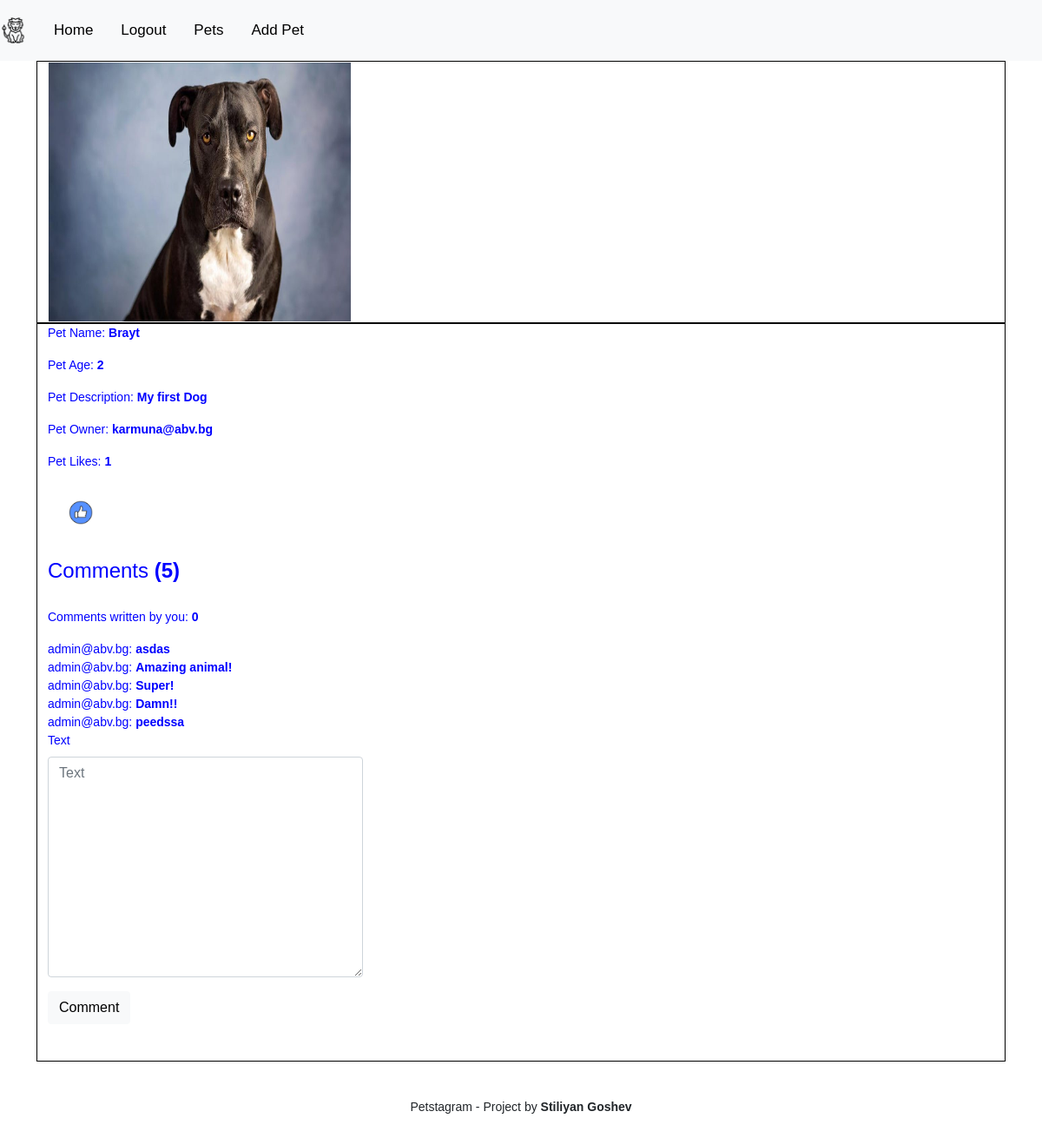
The page /pet_details/1 (signed in) on the database its author committed.
### pets/models.py (models this page shows, shortened)
class Pet(models.Model):
    TYPE_CHOICE_DOG = 'dog'
    TYPE_CHOICE_CAT = 'cat'
    TYPE_CHOICE_PARROT = 'parrot'
    TYPE_CHOICES = (
        (TYPE_CHOICE_DOG, 'Dog'),
        (TYPE_CHOICE_CAT, 'Cat'),
        (TYPE_CHOICE_PARROT, 'Parrot'),
    )
    type = models.CharField(
        max_length=6,
        choices=TYPE_CHOICES,
    )
    name = models.CharField(
        max_length=10,
    )
    age = models.PositiveIntegerField()
    description = models.TextField()
    image = models.ImageField(
        blank=True,
        upload_to='pets',
    )
    user = models.ForeignKey(
        UserModel,
        on_delete=models.CASCADE,
    )

class Comment(models.Model):
    pet = models.ForeignKey(Pet, on_delete=models.CASCADE)
    user = models.ForeignKey(UserModel, on_delete=models.CASCADE)
    text = models.TextField(max_length=255, blank=False)

### accounts/models.py (models this page shows)
class PetstagramUser(AbstractBaseUser, PermissionsMixin):
    email = models.EmailField(unique=True,)
    is_staff = models.BooleanField(default=False)
    date_joined = models.DateTimeField(auto_now=True,)
    USERNAME_FIELD = "email"
    objects = PetstagramUserManager()

### pets/views.py (the view)
# urls.py: path('pet_details/<pk>', views.pet_details, name='pet_details'),
@login_required
def pet_details(request, pk):
    pet = Pet.objects.get(pk=pk)
    user = request.user
    likes = Like.objects.filter(user=user).filter(pet=pet)
    owned_comments = Comment.objects.filter(user=request.user).count()
    total_comments = Comment.objects.filter(pet=pet).count()
    is_owner = pet.user == user
    likes_count = Like.objects.filter(pet=pet).count()
    is_liked = False
    for like in likes:
        is_liked = like.user == user # If a user liked a pet, it will return true
    comments_pet = Comment.objects.filter(pet=pet)
    if request.method == "POST":
        comment_form = CommentForm(request.POST)
        if comment_form.is_valid():
            comment = comment_form.save(commit=False)
            comment.pet = pet
            comment.user = request.user
            comment.save()
            return redirect('pets:pet_details', pet.id)
    else:
        comment_form = CommentForm()
    if request.method == "POST":
        like_form = LikeForm(request.POST)
        if like_form.is_valid():
            like = like_form.save(commit=False)
            like.user = request.user
            like.pet = pet
            like.save()
            return redirect('pets:pet_details', pet.id)
    else:
        like_form = LikeForm()
    context = {
        "pet": pet,
        "is_owner": is_owner,
        "likes_count": likes_count,
        "like_form": like_form,
        "comments_pet": comments_pet,
        "comment_form": comment_form,
        "is_liked": is_liked,
        "owned_comments": owned_comments,
        "total_comments": total_comments,
    }
    return render(request, 'pets/pet_details.html', context)

### pets/forms.py
class LikeForm(ModelForm):
    class Meta:
        model = Like
        exclude = ('pet', 'user',)

class CommentForm(ModelForm):
    class Meta:
        model = Comment
        exclude = ('user', 'pet',)
        widgets = {
            'text': forms.Textarea(attrs={'class': 'comment_form'})
        }

### pets/templates/pets/pet_details.html (shortened to what this page needs)
{% extends 'base.html' %}
{% load static %}
{% load bootstrap4 %}
{% load inclusion_tags %}
{% block content %}
<div class="container" style="margin-bottom: 10px;">
    <div class="row">
            <div class="col-xs-7"  style="border: 1px solid black;">
                <img class="animal_image" src="{{ pet.image.url }}">
            </div>
              <div class="col-xs-7"  style="border: 1px solid black;">
                <div class="col-sm-4">
                    <span class="text-pet"><p>Pet Name: <b>{{ pet.name }}</b></span>
                    <span class="text-pet"><p>Pet Age: <b>{{ pet.age }}</b></span>
                    <span class="text-pet"><p>Pet Description: <b>{{ pet.description }}</b></span>
                    <span class="text-pet"><p>Pet Owner: <b>{{ pet.user.email }}</b></span>
                </div>
                  <div class="col-sm-4">
                    <span class="text-pet"><p>Pet Likes: <b>{{ likes_count }}</b></span>
                      {% if not is_owner %}
                          {% if not is_liked %}
                          <form method="POST" action="{% url 'pets:pet_details' pet.id %}">
                             <button type="submit" class="btn btn-link"><img src="{% static 'pets/like.webp' %}" style="height: 50px; width: 50px;"></button>
                          </form>
                      {% else %}
                        <a href="{% url 'pets:dislike_pet' pet.id %}"><button class="btn btn-link"><img src="{% static 'pets/unlike.png' %}" style="height: 50px; width: 50px;"></button></a>
                          {% endif %}
                      <br>
                      {% endif %}
                      <div class="comments col-xs-7">
                          <h4>Comments <b>({{ total_comments }})</b></h4><br>
                          <p>Comments written by you: <b>{{ owned_comments }}</b></p>
                          {% for comment_pet in comments_pet %}
                          {{ comment_pet.user.email }}: <b>{{ comment_pet.text }}</b><br>
                          {% endfor %}
                      </div>
                      {% if not is_owner %}
                      <form method="POST" action="{% url 'pets:pet_details' pet.id %}">
                          {% bootstrap_form comment_form %}
                         <button type="submit" class="btn btn-light">Comment</button>
                      </form>
                      {% endif %}
                      <br>
                  </div><br>
            </div>
    </div>
</div>
{% endblock %}

### static/css/style.css (style rules this page uses)
.animal_image { width: 350px; height: 300px; border: 1px solid whitesmoke; }
.text-pet { text-shadow: brown; color: blue; -moz-text-decoration-style: solid; }

### templates/base.html (style rules this page uses)
body { margin: 0; font-size: 14px; font-family: Calibri, Helvetica, sans-serif; }

### rows shown on the page
Pet: image (picture), name "Brayt", age "2", description "My first Dog", user.email "karmuna@abv.bg"
Comment: user.email "admin@abv.bg", text "asdas"
Comment: user.email "admin@abv.bg", text "Amazing animal!"
Comment: user.email "admin@abv.bg", text "Super!"
Comment: user.email "admin@abv.bg", text "Damn!!"
Comment: user.email "admin@abv.bg", text "peedssa"

### other values the page prints
{{ likes_count }} "1"
{{ total_comments }} "5"
{{ owned_comments }} "0"
